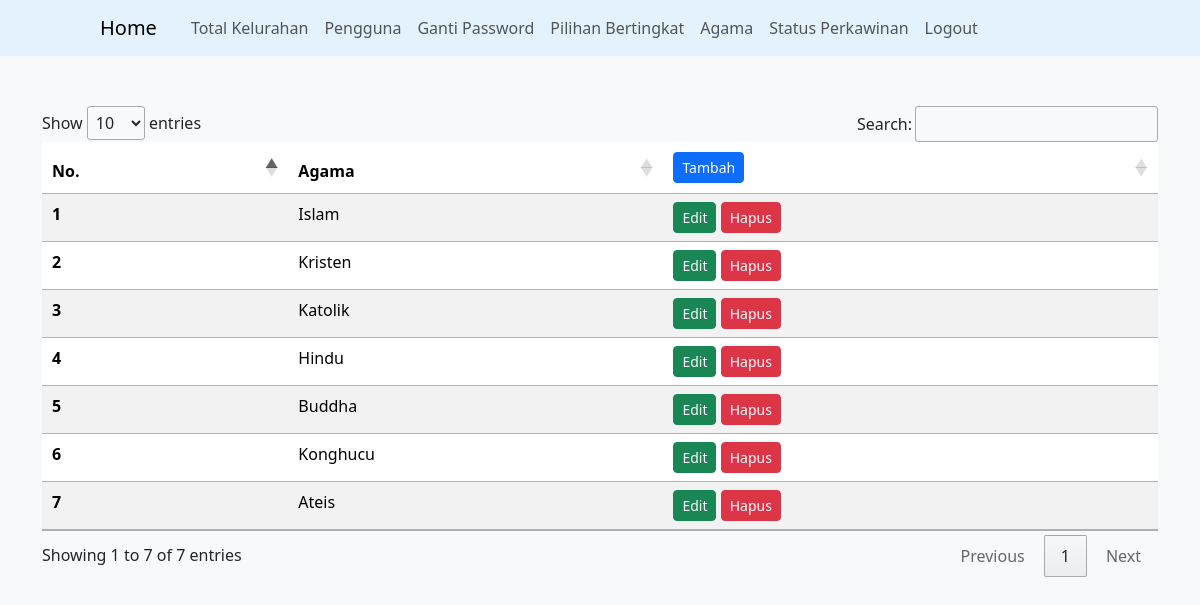
Page /religion.php (signed in) on the committed database.
### tables this page shows
CREATE TABLE `religion` (
  `religion_id` int(11) NOT NULL,
  `religion_name` varchar(100) NOT NULL
);

### religion.php (the view, shortened to what this page needs)
<!DOCTYPE html>
<html lang="en">
<head>
    <link href="https://cdn.jsdelivr.net/npm/bootstrap@5.3.2/dist/css/bootstrap.min.css" rel="stylesheet">
    <link href="https://cdn.datatables.net/1.13.7/css/jquery.dataTables.css" rel="stylesheet" />
</head>
<body>
    <?php include 'menu.php'; ?>
    <div class="container">
        <table id="myTable" class="table table-striped">
            <thead>
                <tr>
                    <th scope="col">No.</th>
                    <th scope="col">Agama</th>
                    <th scope="col">
                        <a href="add_religion.php" class="btn btn-primary btn-sm">Tambah</a>
                    </th>
                </tr>
            </thead>
            <tbody>
                <?php
                include 'config.php';
                $query = "SELECT * FROM `religion`;";
                $result = mysqli_query($conn, $query);
                if ($result->num_rows > 0) :
                    $row = mysqli_fetch_all($result);
                    $no = 1;
                    foreach ($row as $r) :
                ?>
                        <tr>
                            <th scope="row"><?= $no++; ?></th>
                            <td><?= $r[1]; ?></td>
                            <td>
                                <a href="edit_religion.php?id=<?= $r[0]; ?>" class="btn btn-success btn-sm">Edit</a>
                                <a href="delete_religion.php?id=<?= $r[0]; ?>" class="btn btn-danger btn-sm" onclick="return confirm('Apakah Anda yakin?');">Hapus</a>
                            </td>
                        </tr>
                <?php
                    endforeach;
                endif;
                ?>
            </tbody>
        </table>
    </div>
</body>
</html>

### menu.php (shortened to what this page needs)
<nav class="navbar navbar-expand-lg navbar-light" style="background-color: #e3f2fd;">
    <a class="navbar-brand" href="home.php" style="padding-left: 100px;">Home</a>
    <div class="collapse navbar-collapse" style="padding-left: 10px;" id="navbarNav">
        <ul class="navbar-nav">
            <li class="nav-item active">
                <a class="nav-link" href="total_village.php">Total Kelurahan</a>
            </li>
            <li class="nav-item">
                <a class="nav-link" href="user.php">Pengguna</a>
            </li>
            <li class="nav-item">
                <a class="nav-link" href="change_password.php">Ganti Password</a>
            </li>
            <li class="nav-item">
                <a class="nav-link" href="chained_dropdown.php">Pilihan Bertingkat</a>
            </li>
            <li class="nav-item">
                <a class="nav-link" href="religion.php">Agama</a>
            </li>
            <li class="nav-item">
                <a class="nav-link" href="marital.php">Status Perkawinan</a>
            </li>
        </ul>
        <ul class="navbar-nav ml-auto">
            <li class="nav-item">
                <a class="nav-link" href="logout.php">Logout</a>
            </li>
        </ul>
    </div>
</nav>

### religion.php (style rules this page uses)
body { background-color: #f8f9fa; }
.container { margin-top: 50px; }

### rows in the picture
religion: religion_name "Islam"
religion: religion_name "Kristen"
religion: religion_name "Katolik"
religion: religion_name "Hindu"
religion: religion_name "Buddha"
religion: religion_name "Konghucu"
religion: religion_name "Ateis"
